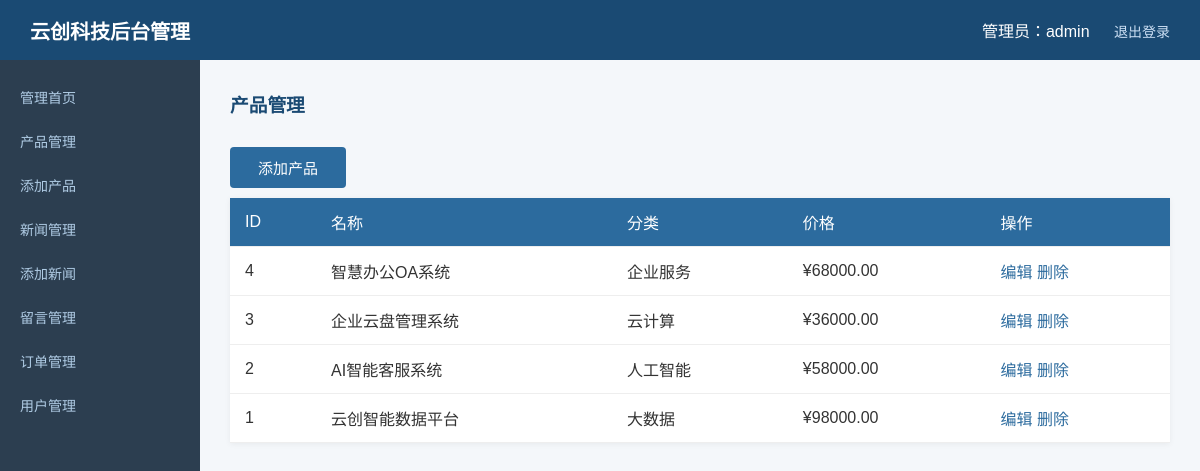
The app's page /admin/products.php (signed in) with its own data.
### tables this page shows
CREATE TABLE products (
  id INT AUTO_INCREMENT PRIMARY KEY,
  name VARCHAR(200) NOT NULL,
  category VARCHAR(50),
  price DECIMAL(10,2),
  image VARCHAR(200),
  description TEXT,
  create_time DATETIME DEFAULT NOW()
) DEFAULT;

### admin/products.php (the view)
<?php require_once 'db.php';
$res = mysqli_query($conn, "SELECT * FROM products ORDER BY id DESC");
include 'header.php'; ?>
<h3>产品管理</h3>
<a href="add_product.php" class="btn" style="margin:10px 0;">添加产品</a>
<table><tr><th>ID</th><th>名称</th><th>分类</th><th>价格</th><th>操作</th></tr>
<?php while ($row = mysqli_fetch_assoc($res)): ?>
<tr>
  <td><?=$row['id']?></td>
  <td><?=htmlspecialchars($row['name'])?></td>
  <td><?=htmlspecialchars($row['category'])?></td>
  <td>¥<?=$row['price']?></td>
  <td>
    <a href="add_product.php?id=<?=$row['id']?>">编辑</a>
    <a href="delete_product.php?id=<?=$row['id']?>" onclick="return confirm('确定删除？')">删除</a>
  </td>
</tr>
<?php endwhile; ?>
</table>
<?php include 'footer.php'; ?>

### admin/header.php (shortened to what this page needs)
<!DOCTYPE html>
<html>
<head>
<link href="css/style.css" rel="stylesheet"/>
</head>
<body>
<div class="admin-header">
  <h2>云创科技后台管理</h2>
  <div>
    <span>管理员：<?=htmlspecialchars($_SESSION['admin'])?></span>
    <a href="exit.php">退出登录</a>
  </div>
</div>
<div class="admin-layout">
<div class="admin-sidebar">
  <a href="dashboard.php">管理首页</a>
  <a href="products.php">产品管理</a>
  <a href="add_product.php">添加产品</a>
  <a href="news.php">新闻管理</a>
  <a href="add_news.php">添加新闻</a>
  <a href="messages.php">留言管理</a>
  <a href="orders.php">订单管理</a>
  <a href="users.php">用户管理</a>
</div>
<div class="admin-main">

### admin/footer.php
</div></div></body></html>

### css/style.css (style rules this page uses)
* { margin: 0; padding: 0; box-sizing: border-box; }
body { font-family: "Microsoft YaHei", sans-serif; background: #f4f7fa; color: #333; }
a { text-decoration: none; color: #2c6b9e; }
.btn { display: inline-block; padding: 10px 28px; background: #2c6b9e; color: #fff; border: none; border-radius: 4px; font-size: 15px; cursor: pointer; transition: 0.3s; }
table { width: 100%; border-collapse: collapse; background: #fff; box-shadow: 0 1px 6px rgba(0,0,0,0.06); }
th, td { padding: 12px 15px; text-align: left; border-bottom: 1px solid #eee; }
th { background: #2c6b9e; color: #fff; font-weight: normal; }

### admin/header.php (style rules this page uses)
body { margin:0;font-family:"Microsoft YaHei",sans-serif; }
.admin-header { background:#1a4a73;color:#fff;padding:0 30px;display:flex;justify-content:space-between;align-items:center;height:60px; }
.admin-header h2 { font-size:20px; }
.admin-header a { color:#cde0f5;margin-left:20px;font-size:14px;text-decoration:none; }
.admin-layout { display:flex;min-height:calc(100vh - 60px); }
.admin-sidebar { width:200px;background:#2c3e50;padding:15px 0;flex-shrink:0; }
.admin-sidebar a { display:block;padding:12px 20px;color:#b0cce5;text-decoration:none;font-size:14px;transition:0.2s; }
.admin-main { flex:1;padding:30px;background:#f4f7fa;overflow-x:auto; }
.admin-main h3 { margin-bottom:20px;color:#1a4a73; }

### records on screen
products: id "4", name "智慧办公OA系统", category "企业服务", price "68000.00"
products: id "3", name "企业云盘管理系统", category "云计算", price "36000.00"
products: id "2", name "AI智能客服系统", category "人工智能", price "58000.00"
products: id "1", name "云创智能数据平台", category "大数据", price "98000.00"

### other values on screen
$_SESSION['admin'] "admin"
